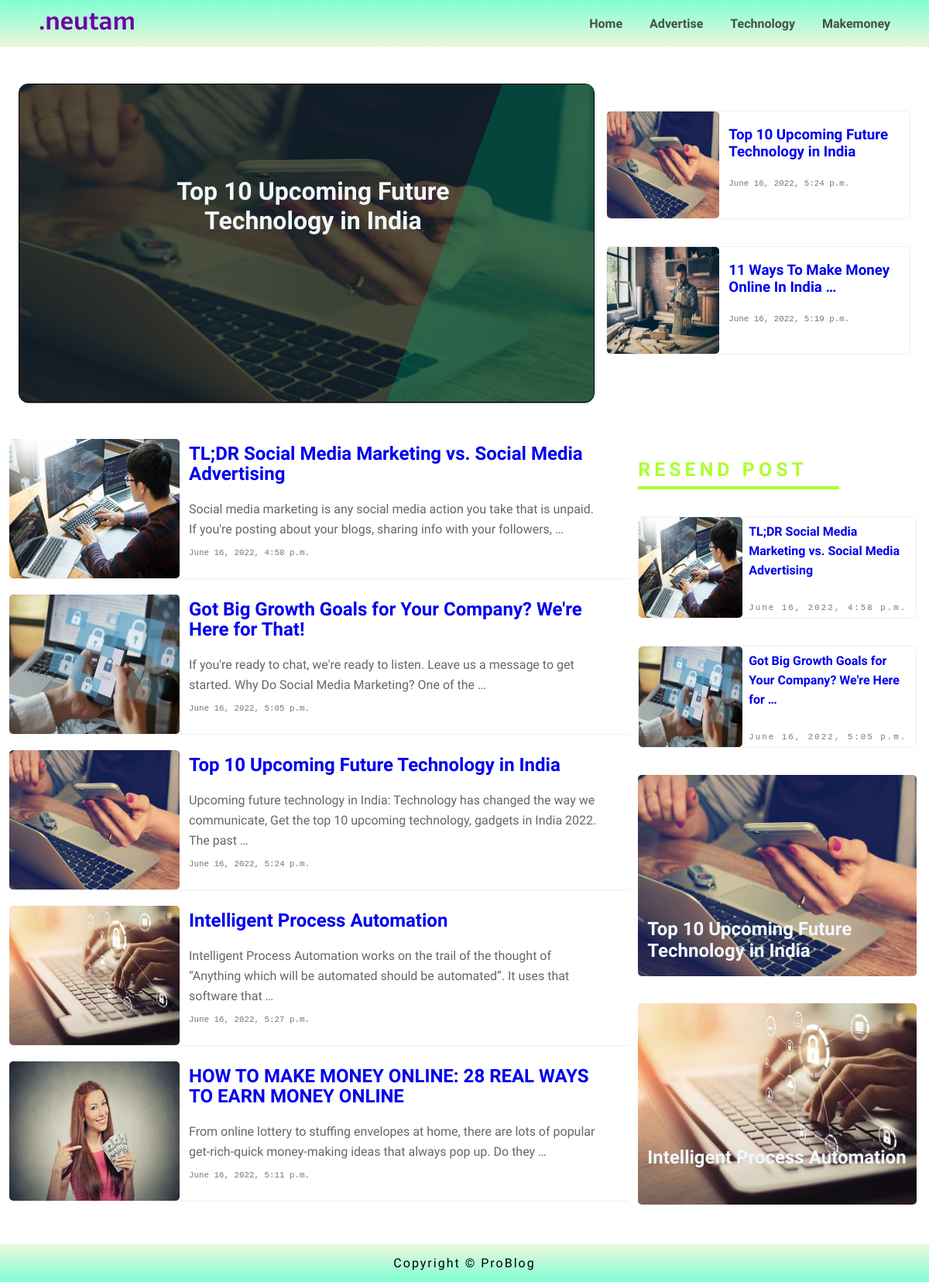
The page / on the database its author committed.
### core/models.py (models this page shows)
class Technology(models.Model):
    title = models.CharField(max_length=500)
    photo = models.ImageField(upload_to="myimage")
    date = models.DateTimeField(auto_now_add=True)
    backlink = models.URLField(max_length=150, blank=True)
    linkname = models.CharField(max_length=150, blank=True)
    desc = models.TextField(max_length=2500)
    subtitleone = models.CharField(max_length=500, blank=True)
    subphotoone = models.ImageField(upload_to="myimage", blank=True)
    subdescone =models.TextField(max_length=2500, blank=True)
    subtitletwo = models.CharField(max_length=500, blank=True)
    subphototwo = models.ImageField(upload_to="myimage", blank=True)
    subdesctwo =models.TextField(max_length=2500, blank=True)
    subtitlethree = models.CharField(max_length=500, blank=True)
    subphotothree = models.ImageField(upload_to="myimage", blank=True)
    subdescthree =models.TextField(max_length=2500, blank=True)

class Makemoney(models.Model):
    title = models.CharField(max_length=500)
    photo = models.ImageField(upload_to="myimage")
    date = models.DateTimeField(auto_now_add=True)
    backlink = models.URLField(max_length=150, blank=True)
    linkname = models.CharField(max_length=150, blank=True)
    desc = models.TextField(max_length=2500)
    subtitleone = models.CharField(max_length=500, blank=True)
    subphotoone = models.ImageField(upload_to="myimage", blank=True)
    subdescone =models.TextField(max_length=2500, blank=True)
    subtitletwo = models.CharField(max_length=500, blank=True)
    subphototwo = models.ImageField(upload_to="myimage", blank=True)
    subdesctwo =models.TextField(max_length=2500, blank=True)
    subtitlethree = models.CharField(max_length=500, blank=True)
    subphotothree = models.ImageField(upload_to="myimage", blank=True)
    subdescthree =models.TextField(max_length=2500, blank=True)

class Advertise(models.Model):
    title = models.CharField(max_length=500)
    photo = models.ImageField(upload_to="myimage")
    date = models.DateTimeField(auto_now_add=True)
    backlink = models.URLField(max_length=150, blank=True)
    linkname = models.CharField(max_length=150, blank=True)
    desc = models.TextField(max_length=2500)
    subtitleone = models.CharField(max_length=500, blank=True)
    subphotoone = models.ImageField(upload_to="myimage", blank=True)
    subdescone =models.TextField(max_length=2500, blank=True)
    subtitletwo = models.CharField(max_length=500, blank=True)
    subphototwo = models.ImageField(upload_to="myimage", blank=True)
    subdesctwo =models.TextField(max_length=2500, blank=True)
    subtitlethree = models.CharField(max_length=500, blank=True)
    subphotothree = models.ImageField(upload_to="myimage", blank=True)
    subdescthree =models.TextField(max_length=2500, blank=True)

### core/views.py (the view)
# urls.py: 2. Add a URL to urlpatterns:  path('', views.home, name='home')
def home(request):
    show_ads_data = Advertise.objects.all()[0:2]
    show_tech_data = Technology.objects.all()[0:2]
    show_make_data = Makemoney.objects.all()[0:1]
    top_flex_tech = Technology.objects.get(pk=1)
    top_flex_make = Makemoney.objects.get(pk=3)
    ads_post_data = show_ads_data
    tech_post_data = show_tech_data
    make_post_data = show_make_data
    return render(request, 'core/home.html',
    {
        'ads_all_post': ads_post_data,
        'tech_all_post': tech_post_data,
        'make_all_post': make_post_data,
        'flex_tech': top_flex_tech,
        'flex_make': top_flex_make
    })

### core/templates/core/home.html
{% extends 'core/base.html'%}
{% load static %}
{% block content %}
   <div class="header-wraper">
        <div class="header" style="background-image: linear-gradient(-70deg, #00d8908f 30%, rgba(49, 92, 66, 0.411) 30%), url({{flex_tech.photo.url}});">
            <div class="header-title">
               <a href="{% url 'tech-desc' flex_tech.id %}"><h1>{{flex_tech.title|truncatewords:10}}</h1></a>
            </div>
        </div>
        <div class="header-flex-box-man">
            <div class="header-flex-man">
                <div class="header-img">
                    <img src="{{flex_tech.photo.url}}" alt="smiling-young-programmer Img_error" width="100%" height="100%">
                </div>
                <div class="header-flex-title">
                   <a href="{% url 'tech-desc' flex_tech.id %}"><h3>{{flex_tech.title|truncatewords:8}}</h3></a>
                    <small>{{flex_tech.date}}</small>
                </div>
            </div>
            <div class="header-flex-man">
                <div class="header-img">
                    <img src="{{flex_make.photo.url}}" alt="skills-improve Img_error" width="100%" height="100%">
                </div>
                <div class="header-flex-title">
                   <a href="{% url 'make-desc' flex_make.id %}"><h3>{{flex_make.title|truncatewords:8}}</h3></a>
                    <small>{{flex_make.date}}</small>
                </div>
            </div>
        </div>
   </div>
   <div class="sub-header-wraper-flex-man">
    <div class="sub-header-wraper-man">
        {% for ads in ads_all_post %}
            <div class="sub-header-wraper">
                    <div class="sub-header-img">
                        <img src="{{ads.photo.url}}" alt="create_plan_howto_marketing img_error" width="100%" height="100%">
                    </div>
                    <div class="sub-header-title">
                        <div class="sub-header-con">
                          <a href="{% url 'ads-desc' ads.id %}"><h2>{{ads.title|truncatewords:12}}</h2>
                            <p>{{ads.desc|truncatewords:24}}</p></a>
                            <small>{{ads.date}}</small>
                        </div>
                    </div>
            </div>
        {% endfor %}
        {% for tech in tech_all_post %}
            <div class="sub-header-wraper">
                <div class="sub-header-img">
                    <img src="{{tech.photo.url}}" alt="create_plan_howto_marketing img_error" width="100%" height="100%">
                </div>
                <div class="sub-header-title">
                    <div class="sub-header-con">
                       <a href="{% url 'tech-desc' tech.id %}"><h2>{{tech.title|truncatewords:12}}</h2>
                        <p>{{tech.desc|truncatewords:24}}</p></a>
                        <small>{{tech.date}}</small>
                    </div>
                </div>
            </div>
        {% endfor %}
        {% for make in make_all_post %}
            <div class="sub-header-wraper">
                <div class="sub-header-img">
                    <img src="{{make.photo.url}}" alt="create_plan_howto_marketing img_error" width="100%" height="100%">
                </div>
                <div class="sub-header-title">
                    <div class="sub-header-con">
                       <a href="{% url 'make-desc' make.id %}"> <h2>{{make.title|truncatewords:12}}</h2>
                        <p>{{make.desc|truncatewords:22}}</p></a>
                        <small>{{make.date}}</small>
                    </div>
                </div>
            </div>
        {% endfor %}
    </div>
        <div class="resend-post-man">
            <h1>Resend Post</h1><hr>
            {% for resend_ads in ads_all_post %}
                <div class="resend-post">
                    <div class="resend-post-img">
                        <img src="{{resend_ads.photo.url}}" alt="Make_Money_Online img_error" width="100%" height="100%">
                    </div>
                    <div class="resend-post-header">
                       <a href="{% url 'ads-desc' resend_ads.id %}"><h4>{{resend_ads.title|truncatewords:10}}</h4></a>
                        <small>{{resend_ads.date}}</small>
                    </div>
                </div>
            {% endfor %}
            {% for quick_tech in tech_all_post %}
                <div class="quick-link-header">
                    <div class="quick-link-title" style="background-image:url({{quick_tech.photo.url}});">
                       <a href="{% url 'tech-desc' quick_tech.id %}"><h2>{{quick_tech.title|truncatewords:8}}</h2></a>
                    </div>
                </div>
            {% endfor %}
    </div>
</div>
{% endblock content %}

### core/templates/core/base.html (shortened to what this page needs)
<!DOCTYPE html>
{% load static %}
<html lang="en">
<head>
    <link rel="stylesheet" href="https://use.fontawesome.com/releases/v5.15.4/css/all.css">
    <link rel="stylesheet" href="{% static 'core/css/Style.css'%}">
</head>
<body>
    {% include 'core/navbar.html' %}
    <div class="content">
        {% block content %}
        {% endblock content %}
    </div>
    {% include 'core/footer.html' %}
</body>
</html>

### core/templates/core/navbar.html (shortened to what this page needs)
{% load static %}
<nav>
    <div class="logo">
        <a href="{% url 'back-home'%}"><img src="{% static 'core/images/neutam.png' %}" alt="brand_logo" width="100%" height="100%" /></a>
    </div>
    <ul>
        <a href="{% url 'back-home' %}"><li>Home</li></a>
        <a href="{% url 'back-ads' %}"><li>Advertise</li></a>
        <a href="{% url 'back-tech' %}"><li>Technology</li></a>
        <a href="{% url 'back-make' %}"><li>Makemoney</li></a>
    </ul>
</nav>

### core/templates/core/footer.html
<footer>
    <div class="footer-man">
        <li>Copyright &#169; ProBlog</li>
    </div>
</footer>

### rows shown on the page
Technology: photo (picture), title "Top 10 Upcoming Future Technology in India", date "June 16, 2022, 5:24 p.m.", desc "Upcoming future technology in India: Technology has changed the way we communicate, Get the top 10 upcoming technology, gadgets in India 2022. The past …"
Makemoney: photo (picture), title "11 Ways To Make Money Online In India …", date "June 16, 2022, 5:19 p.m."
Advertise: photo (picture), title "TL;DR Social Media Marketing vs. Social Media Advertising", desc "Social media marketing is any social media action you take that is unpaid. If you're posting about your blogs, sharing info with your followers, …", date "June 16, 2022, 4:58 p.m."
Advertise: photo (picture), title "Got Big Growth Goals for Your Company? We're Here for That!", desc "If you're ready to chat, we're ready to listen. Leave us a message to get started. Why Do Social Media Marketing? One of the …", date "June 16, 2022, 5:05 p.m.", title "Got Big Growth Goals for Your Company? We're Here for …"
Technology: photo (picture), title "Intelligent Process Automation", desc "Intelligent Process Automation works on the trail of the thought of “Anything which will be automated should be automated”. It uses that software that …", date "June 16, 2022, 5:27 p.m."
Makemoney: photo (picture), title "HOW TO MAKE MONEY ONLINE: 28 REAL WAYS TO EARN MONEY ONLINE", desc "From online lottery to stuffing envelopes at home, there are lots of popular get-rich-quick money-making ideas that always pop up. Do they …", date "June 16, 2022, 5:11 p.m."
